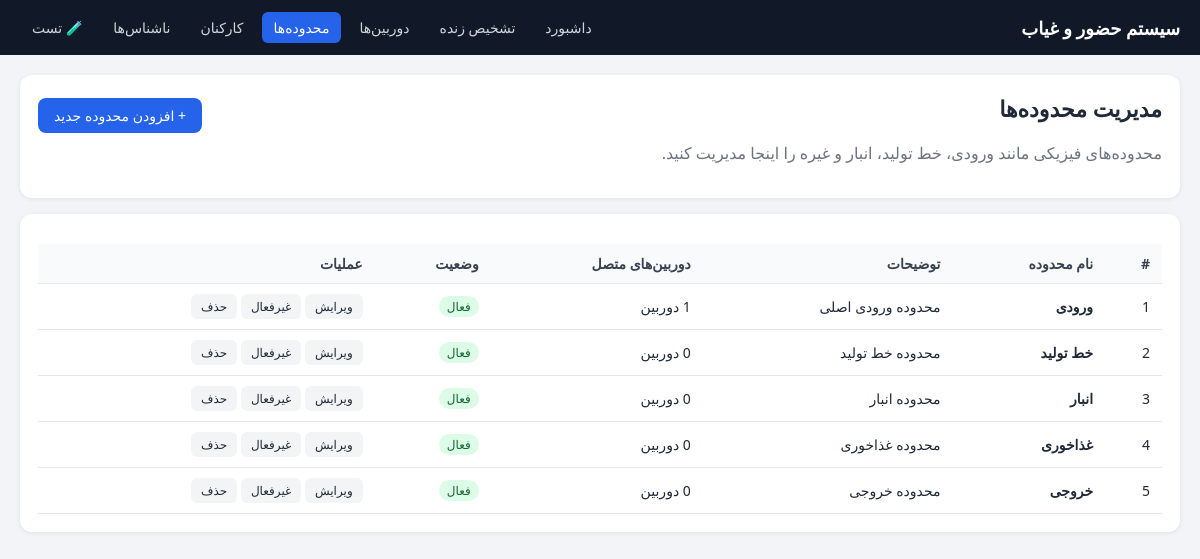
Screenshot of /areas/ with the database file from the repository.
### domain/models.py (models this page shows)
class Area(Base):
    __tablename__ = "areas"
    id = Column(Integer, primary_key=True, autoincrement=True)
    name = Column(String(100), unique=True, nullable=False, comment="نام محدوده")
    description = Column(String(500), nullable=True, comment="توضیحات")
    is_active = Column(Boolean, default=True, nullable=False)
    created_at = Column(DateTime, default=datetime.utcnow, nullable=False)
    cameras = relationship("Camera", back_populates="area")
    sessions = relationship("AttendanceSession", back_populates="area")
    sightings = relationship("Sighting", back_populates="area")

### web/routes/areas.py (the view)
@router.get("/", response_class=HTMLResponse)
def areas_page(
    request: Request,
    error: Optional[str] = None,
    success: Optional[str] = None,
    db: Session = Depends(get_db)
):
    templates = request.app.state.templates
    areas = AreaRepository.get_all(db)
    area_stats = []
    for area in areas:
        camera_count = db.query(Camera).filter(Camera.area_id == area.id).count()
        area_stats.append({
            "area": area,
            "camera_count": camera_count
        })
    return templates.TemplateResponse(
        request=request,
        name="pages/areas.html",
        context={
            "title": "مدیریت محدوده‌ها",
            "active_page": "areas",
            "area_stats": area_stats,
            "error": error,
            "success": success
        }
    )

### infrastructure/repositories.py (called while the page is built)
    @staticmethod
    def get_all(db: Session) -> List[Area]:
        return db.query(Area).all()

### web/routes/areas.py (called while the page is built)
def get_db():
    db = SessionLocal()
    try:
        yield db
    finally:
        db.close()

### web/templates/pages/areas.html (shortened to what this page needs)
{% extends "base.html" %}
{% block content %}
<div class="card">
    <div style="display:flex; justify-content:space-between; align-items:center; gap:12px; flex-wrap:wrap;">
        <h1>مدیریت محدوده‌ها</h1>
        <button class="btn btn-primary" onclick="openCreateModal()">+ افزودن محدوده جدید</button>
    </div>
    <p style="color:#6b7280; margin-top:4px;">
        محدوده‌های فیزیکی مانند ورودی، خط تولید، انبار و غیره را اینجا مدیریت کنید.
    </p>
</div>
<div class="card">
    <table class="data-table">
        <thead>
            <tr>
                <th>#</th>
                <th>نام محدوده</th>
                <th>توضیحات</th>
                <th>دوربین‌های متصل</th>
                <th>وضعیت</th>
                <th>عملیات</th>
            </tr>
        </thead>
        <tbody>
            {% if area_stats %}
                {% for item in area_stats %}
                <tr>
                    <td>{{ item.area.id }}</td>
                    <td><strong>{{ item.area.name }}</strong></td>
                    <td>{{ item.area.description or '—' }}</td>
                    <td>{{ item.camera_count }} دوربین</td>
                    <td>
                        {% if item.area.is_active %}
                            <span class="badge badge-success">فعال</span>
                        {% else %}
                            <span class="badge badge-muted">غیرفعال</span>
                        {% endif %}
                    </td>
                    <td class="actions-cell">
                        <button class="btn btn-small" onclick='openEditModal({{ item.area.id|tojson }}, {{ item.area.name|tojson }}, {{ item.area.description|tojson }}, {{ item.area.is_active|tojson }})'>ویرایش</button>
                        <form method="post" action="/areas/{{ item.area.id }}/toggle" style="display:inline;">
                            <button type="submit" class="btn btn-small btn-secondary">
                                {% if item.area.is_active %}غیرفعال{% else %}فعال{% endif %}
                            </button>
                        </form>
                        <form method="post" action="/areas/{{ item.area.id }}/delete" style="display:inline;" onsubmit="return confirm('آیا از حذف این محدوده مطمئن هستید؟');">
                            <button type="submit" class="btn btn-small btn-danger">حذف</button>
                        </form>
                    </td>
                </tr>
                {% endfor %}
            {% else %}
                <tr><td colspan="6" style="text-align:center; color:#6b7280;">هنوز محدوده‌ای تعریف نشده است.</td></tr>
            {% endif %}
        </tbody>
    </table>
</div>
{% endblock %}

### web/templates/base.html (shortened to what this page needs)
<!DOCTYPE html>
<html lang="fa" dir="rtl">
<head>
    <link rel="stylesheet" href="/static/css/app.css">
</head>
<body>
<header class="topbar">
    <div class="brand">سیستم حضور و غیاب</div>
    <nav class="menu">
        <a href="/" class="{% if active_page == 'dashboard' %}active{% endif %}">داشبورد</a>
        <a href="/detection/" class="{% if active_page == 'detection' %}active{% endif %}">تشخیص زنده</a>
        <a href="/cameras/" class="{% if active_page == 'cameras' %}active{% endif %}">دوربین‌ها</a>
        <a href="/areas/" class="{% if active_page == 'areas' %}active{% endif %}">محدوده‌ها</a>
        <a href="/employees/" class="{% if active_page == 'employees' %}active{% endif %}">کارکنان</a>
        <a href="/unknowns/" class="{% if active_page == 'unknowns' %}active{% endif %}">ناشناس‌ها</a>
        <a href="/test/attendance" class="{% if active_page == 'test' %}active{% endif %}">🧪 تست</a>
    </nav>
</header>
<main class="container">
    {% block content %}{% endblock %}
</main>
</body>
</html>

### web/static/css/app.css (style rules this page uses)
* { box-sizing: border-box; font-family: Tahoma, Vazirmatn, "Segoe UI", sans-serif; }
body { margin: 0; background: #f2f4f8; color: #1f2937; }
.topbar { background: #111827; color: #fff; padding: 12px 20px; display: flex; align-items: center; justify-content: space-between; flex-wrap: wrap; gap: 12px; }
.brand { font-size: 18px; font-weight: bold; }
.menu { display: flex; flex-wrap: wrap; gap: 6px; }
.menu a { color: #d1d5db; text-decoration: none; padding: 6px 12px; font-size: 14px; border-radius: 6px; transition: background 0.15s, color 0.15s; }
.menu a.active { background: #2563eb; color: #fff; }
.container { padding: 20px; max-width: 1400px; margin: 0 auto; }
.card { background: #fff; border-radius: 12px; padding: 18px; box-shadow: 0 1px 5px rgba(0, 0, 0, 0.08); margin-bottom: 16px; }
h1 { margin-top: 0; font-size: 22px; }
.data-table { width: 100%; border-collapse: collapse; margin-top: 12px; }
.data-table th, .data-table td { padding: 10px 12px; text-align: right; border-bottom: 1px solid #e5e7eb; font-size: 14px; }
.data-table th { background: #f9fafb; font-weight: bold; color: #374151; }
.actions-cell { white-space: nowrap; }
.btn { padding: 8px 16px; border-radius: 8px; border: none; cursor: pointer; font-size: 14px; font-family: inherit; transition: background 0.15s; text-decoration: none; display: inline-block; }
.btn-primary { background: #2563eb; color: #fff; }
.btn-secondary { background: #e5e7eb; color: #1f2937; }
.btn-danger { background: #dc2626; color: #fff; }
.btn-small { padding: 4px 10px; font-size: 12px; border-radius: 6px; border: none; cursor: pointer; font-family: inherit; background: #f3f4f6; color: #1f2937; }
.badge { display: inline-block; padding: 2px 8px; border-radius: 999px; font-size: 12px; font-weight: 500; }
.badge-success { background: #dcfce7; color: #166534; }

### rows the page displays
Area: area.id "1", area.name "ورودی", area "محدوده ورودی اصلی"
Area: area.id "2", area.name "خط تولید", area "محدوده خط تولید"
Area: area.id "3", area.name "انبار", area "محدوده انبار"
Area: area.id "4", area.name "غذاخوری", area "محدوده غذاخوری"
Area: area.id "5", area.name "خروجی", area "محدوده خروجی"
